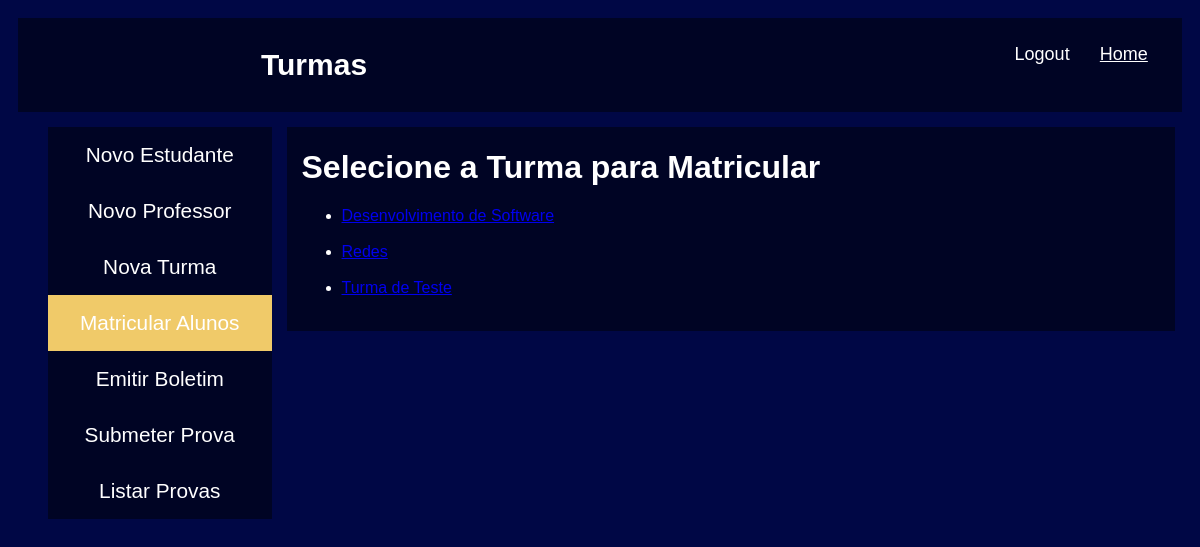
Screenshot of /solicitacoes/matricularaluno/ (signed in) with the database file from the repository.
### turmas/models.py (models this page shows, shortened)
class Turma(models.Model):
    name = models.CharField(max_length=100)
    description = models.TextField()
    estudantes = models.ManyToManyField(Estudante)
    professor = models.ManyToManyField(Professor)
    coordenador = models.ManyToManyField(Coodenador)

### solicitacoes/views.py (the view)
# urls.py: path('matricularaluno/', views.matricular_aluno, name="matricular_aluno"),
@login_required(login_url="/")
def matricular_aluno(request):
    teste = 4
    turmas = Turma.objects.all()
    return render(request, 'solicitacoes/matricular_aluno.html', {'turmas': turmas, 'teste': teste})

### solicitacoes/templates/solicitacoes/matricular_aluno.html
{% extends 'base_layout_turmas.html' %}
{% block content %}
    <div class="menu">
        <ul>
          <li><a style="font-size: 1.3em;" class="{% if teste == 1 %}active{% endif %}" href="{% url 'accounts:estudante' %}">Novo Estudante</a></li>
          <li><a style="font-size: 1.3em;" class="{% if teste == 2 %}active{% endif %}" href="{% url 'accounts:professor' %}">Novo Professor</a></li>
          <li><a style="font-size: 1.3em;" class="{% if teste == 3 %}active{% endif %}" href="{% url 'turmas:criar_turma' %}">Nova Turma</a></li>
          <li><a style="font-size: 1.3em;" class="{% if teste == 4 %}active{% endif %}" href="{% url 'solicitacoes:matricular_aluno' %}">Matricular Alunos</a></li>
          <li><a style="font-size: 1.3em;" class="{% if teste == 5 %}active{% endif %}" href="{% url 'solicitacoes:solicitar_boletim' %}">Emitir Boletim</a></li>
          <li><a style="font-size: 1.3em;" class="{% if teste == 6 %}active{% endif %}" href="{% url 'solicitacoes:submeter_prova' %}">Submeter Prova</a></li>
          <li><a style="font-size: 1.3em;" class="{% if teste == 7 %}active{% endif %}" href="{% url 'solicitacoes:listar_provas' %}">Listar Provas</a></li>
        </ul>
    </div>
    <div class="teste">
        <h1>Selecione a Turma para Matricular</h1>
        <ul>
            {% for turma in turmas %}
                <li><a href="{% url 'turmas:add_alunos' id=turma.id %}">{{turma.name}}</a></li>
                <br/>
            {% endfor %}
        </ul>
    </div>
{% endblock %}

### static/styles.css (style rules this page uses)
body { font-family: Arial; padding: 10px; background-color: #000745; color: #fff; }
.menu { float: left; margin-top: 15px; margin-left: 15px; padding-left: 15px; }
.menu ul { list-style-type: none; margin: 0; padding: 0; width: 100%; height: 100%; background-color: #000424; }
.menu li a { display: block; color: #fff; padding: 16px 32px; text-decoration: none; font-size: 30px; text-align: center; }
.menu li a.active { background-color: #f0ca69; color: white; }
.teste { background: #000424; margin-top: 15px; margin-left: 15px; padding-left: 15px; width: 75%; height: 100%; float: left; }

### rows the page displays
Turma: name "Desenvolvimento de Software"
Turma: name "Redes"
Turma: name "Turma de Teste"
